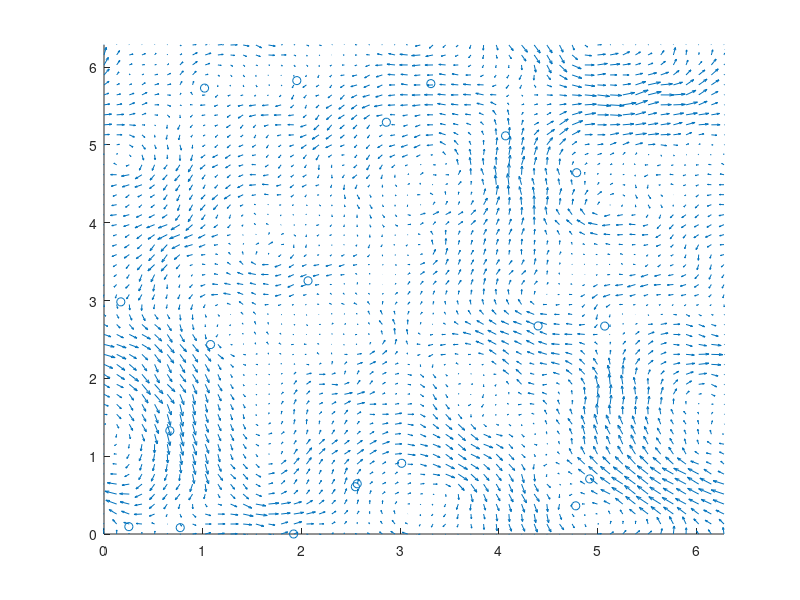

The MATLAB script that drew this image: (Note: this script raises an error after producing the figure.)
clear
close all;
xMin = 0;
xMax = 2*pi;

yMin = 0;
yMax = 2*pi;

nGridpoints = 50;

x = linspace(0, 2*pi, nGridpoints);
y = linspace(0, 2*pi, nGridpoints);
[X, Y] = meshgrid(x, y);

maxWavenumber = 15;
wavenumbers = -maxWavenumber:maxWavenumber;
nWavenumbers = length(wavenumbers);

basisFunctions = nan(nWavenumbers, nWavenumbers, nGridpoints, nGridpoints, 2);

for iWavenumber = 1:nWavenumbers
    for jWavenumber = 1:nWavenumbers
        % Notation comes from Mohamad, Majda (2020)
        
        k = [wavenumbers(iWavenumber); wavenumbers(jWavenumber)];
        
        if norm(k) == 0
            r_k = [0; 0];
        else
            k_perp = [-k(2); k(1)];
            r_k = 1i*k_perp/norm(k);
        end
        
        Psi_k1 = r_k(1)*exp(1i*(k(1)*X + k(2)*Y));
        Psi_k2 = r_k(2)*exp(1i*(k(1)*X + k(2)*Y));
        
        basisFunctions(iWavenumber, jWavenumber, :, :, 1) = Psi_k1;
        basisFunctions(iWavenumber, jWavenumber, :, :, 2) = Psi_k2;
    end
end

alpha = 3;
E_0 = 1;
k_0 = 2;
energies = nan(nWavenumbers, nWavenumbers);
for iWavenumber = 1:nWavenumbers
    for jWavenumber = 1:nWavenumbers    
        k = [wavenumbers(iWavenumber); wavenumbers(jWavenumber)];
        if norm(k) <= k_0
            energies(iWavenumber, jWavenumber) = norm(k)*E_0;
        else
            energies(iWavenumber, jWavenumber) = k_0*E_0*abs(norm(k)/k_0)^-alpha;
        end
    end    
end










% OU Process
dampingCoeffs = zeros(nWavenumbers, nWavenumbers);
forcings = zeros(nWavenumbers, nWavenumbers);
noiseCoeffs = zeros(nWavenumbers, nWavenumbers);
means = zeros(nWavenumbers, nWavenumbers);
variances = zeros(nWavenumbers, nWavenumbers);

for iWavenumber = 1:nWavenumbers
    for jWavenumber = 1:nWavenumbers
        d = 1;
        nu = 1;
        k = [wavenumbers(iWavenumber); wavenumbers(jWavenumber)];
        d_k = d + nu*norm(k)^2;
        dampingCoeffs(iWavenumber, jWavenumber) = d_k;

        f_k = 0;
        forcings(iWavenumber, jWavenumber) = f_k;

        E_k = energies(iWavenumber, jWavenumber);
        sigma_k = sqrt(2*(2*E_k-f_k/d_k^2)*d_k);
        %sigma_k = sqrt(2*E_k*d_k);

        noiseCoeffs(iWavenumber, jWavenumber) = sigma_k;

        means(iWavenumber, jWavenumber) = f_k/d_k;
        variances(iWavenumber, jWavenumber) = sigma_k^2/(2*d_k);
    end
end

amplitudes = nan(nWavenumbers, nWavenumbers);
for iWavenumber = 1:nWavenumbers
    for jWavenumber = 1:nWavenumbers
        vbar = means(iWavenumber, jWavenumber);
        vsigma = variances(iWavenumber, jWavenumber);
        v_k = vbar + vsigma*(randn(1) + 1i*randn(1))/sqrt(2);
        amplitudes(iWavenumber, jWavenumber) = v_k;
    end    
end

for iWavenumber = 1:nWavenumbers
    for jWavenumber = 1:nWavenumbers
        amplitudes(nWavenumbers-iWavenumber+1, nWavenumbers-jWavenumber+1) = conj(amplitudes(iWavenumber, jWavenumber));
    end    
end

nTracers = 20;
positions = nan(2, nTracers);
for iTracer = 1:nTracers
    positions(:, iTracer) = rand(2, 1)*(xMax-xMin) + xMin;
end


dt = 0.001;
maxTime = 1;
times = 0:dt:maxTime;
nTimes = length(times);
nSkip = 0.01/dt;

sigma_x = 0.01;

figure
for iTime = 1:nTimes
    for iWavenumber = 1:nWavenumbers
        for jWavenumber = 1:nWavenumbers
            d_k = dampingCoeffs(iWavenumber, jWavenumber);
            f_k = forcings(iWavenumber, jWavenumber);
            sigma_k = noiseCoeffs(iWavenumber, jWavenumber);
            v_k = amplitudes(iWavenumber, jWavenumber);
            amplitudes(iWavenumber, jWavenumber) = v_k + (-d_k*v_k + f_k)*dt + sigma_k*sqrt(dt)*(randn(1) + 1i*randn(1))/sqrt(2);
        end    
    end
    
    for iWavenumber = 1:nWavenumbers
        for jWavenumber = 1:nWavenumbers
            amplitudes(nWavenumbers-iWavenumber+1, nWavenumbers-jWavenumber+1) = conj(amplitudes(iWavenumber, jWavenumber));
        end    
    end
    
    U = zeros(nGridpoints, nGridpoints);
    V = zeros(nGridpoints, nGridpoints);
    for iWavenumber = 1:nWavenumbers
        for jWavenumber = 1:nWavenumbers
            v_k = amplitudes(iWavenumber, jWavenumber);
            Psi_k1 = squeeze(basisFunctions(iWavenumber, jWavenumber, :, :, 1));
            Psi_k2 = squeeze(basisFunctions(iWavenumber, jWavenumber, :, :, 2));
            U = U + v_k*Psi_k1;
            V = V + v_k*Psi_k2;
        end    
    end

    u = interp2(X, Y, real(U), positions(1, :), positions(2, :));
    v = interp2(X, Y, real(V), positions(1, :), positions(2, :));
    velocities = [u; v];
    
    for iTracer = 1:nTracers
        positions(:, iTracer) = positions(:, iTracer) + velocities(:, iTracer)*dt+sigma_x*randn(2, 1)*sqrt(dt);
    end

    positions(1, :) = mod(positions(1, :) - xMin, xMax) + xMin;
    positions(2, :) = mod(positions(2, :) - yMin, yMax) + yMin;

%     if mod(iTime, nSkip) == 0 
    if iTime== nSkip    
        clf
        hold on
        quiver(X, Y, real(U), real(V))
        axis([xMin, xMax, yMin, yMax])
        s = scatter(positions(1, :), positions(2, :), 'r.');
        s.SizeData = 100;
        title(['t = ', num2str(times(iTime))])
        pbaspect([1, 1, 1])
        pause(0.1)
    end
end

energy = [];
trueEnergy = [];
radii = [];
for iWavenumber = 1:nWavenumbers
    for jWavenumber = 1:nWavenumbers
        k = [wavenumbers(iWavenumber); wavenumbers(jWavenumber)];
        radii = [radii; norm(k)];
        energy = [energy; 0.5*abs(amplitudes(iWavenumber, jWavenumber))^2];
        trueEnergy = [trueEnergy, energies(iWavenumber, jWavenumber)];
    end
end

[radii, idx] = unique(radii);
energy = energy(idx);
trueEnergy = trueEnergy(idx);

figure
loglog(radii, energy, radii, trueEnergy);%, radii, A)
%A = energy;

% OU Process









